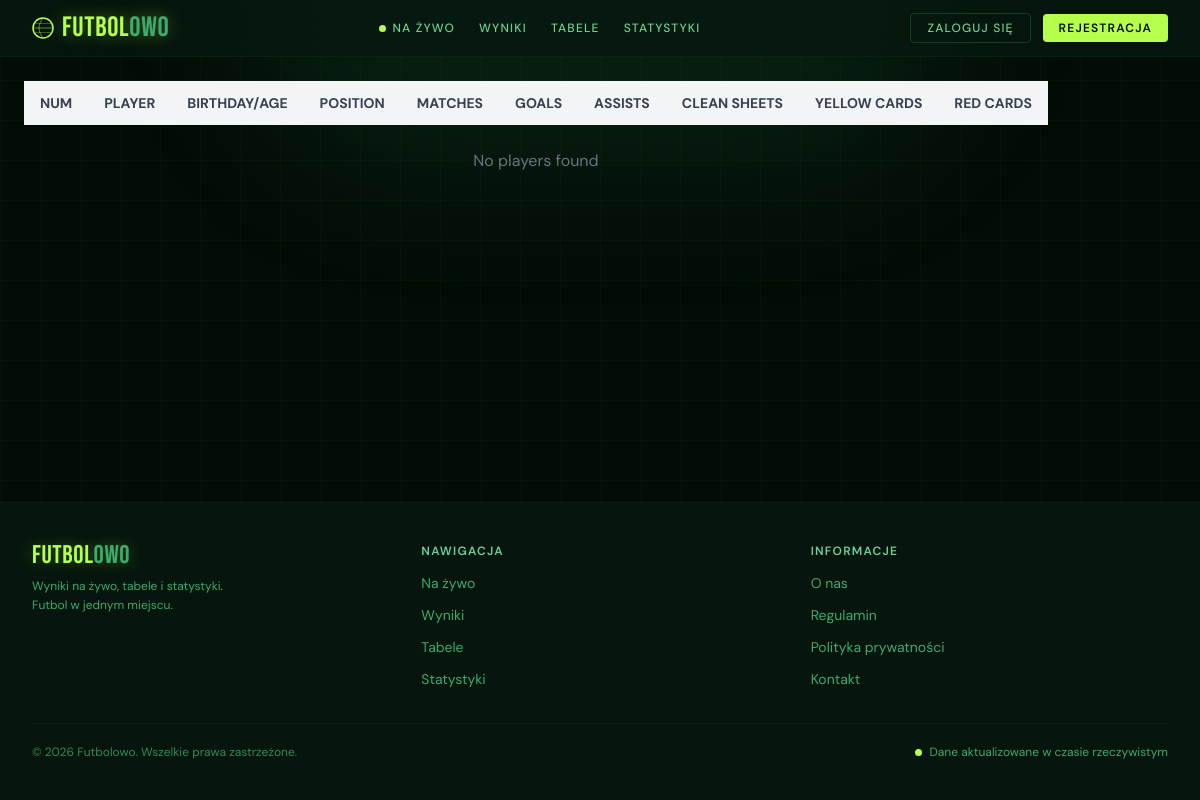
Page /players/team_stats on the earlier database version.
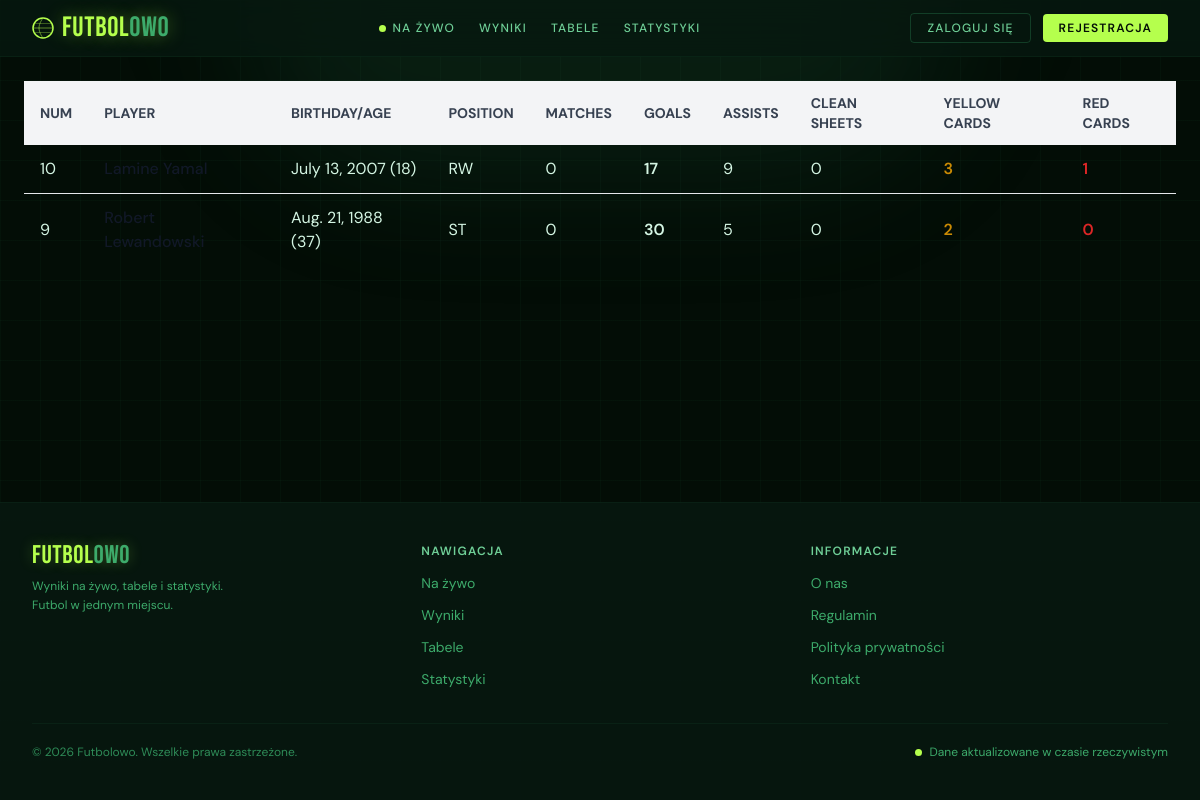
Same page on the later database version.
### apps/players/models.py (models this page shows, shortened)
class Player(models.Model):
    POSITION_CHOICES = [
        ('GK', 'Goalkeeper'),
        ('CB', 'Center Back'),
        ('LB', 'Left Back'),
        ('RB', 'Right Back'),
        ('LWB', 'Left Wing Back)'),
        ('RWB', 'Right Wing Back)'),
        ('CDM', 'Center Defensive Midfielder'),
        ('CM', 'Center Midfielder'),
        ('CAM', 'Center Attacking Midfielder'),
        ('LM', 'Left Midfielder'),
        ('RM', 'Right Midfielder'),
        ('LW', 'Left Winger'),
        ('RW', 'Right Winger'),
        ('CF', 'Center Forward'),
        ('ST', 'Striker'),
    ]
    first_name = models.CharField(max_length=255)
    last_name = models.CharField(max_length=255)
    birth_date = models.DateField()
    number = models.PositiveIntegerField(validators=[MinValueValidator(1), MaxValueValidator(99)], unique=True)
    position = models.CharField(max_length=3, choices=POSITION_CHOICES)
    goals = models.PositiveIntegerField(default=0)
    assists = models.PositiveIntegerField(default=0)
    clean_sheets = models.PositiveIntegerField(default=0)
    red_cards = models.PositiveIntegerField(default=0)
    yellow_cards = models.PositiveIntegerField(default=0)
    matches = models.PositiveIntegerField(default=0)
    @property
    def age(self):
        today = date.today()
        return (today.year - self.birth_date.year - ((today.month, today.day) < (self.birth_date.month, self.birth_date.day)))

### apps/players/views.py (the view)
# urls.py: path("/team_stats", views.team_stats, name="team_stats"),
def team_stats(request):
    players = Player.objects.all().order_by("number")
    players = sort_by_position(players)
    return render(request, 'players/team_stats.html', {
        "players": players,
    })

### apps/players/templates/players/team_stats.html (shortened to what this page needs)
{% extends 'core/base.html' %}
{% block body %}
<div class="p-6">
    <table>
        <thead>
            <tr class="bg-gray-100 text-gray-700 uppercase text-sm">
                <th class="px-4 py-3 text-left">Num</th>
                <th class="px-4 py-3 text-left">Player</th>
                <th class="px-4 py-3 text-left">Birthday/Age</th>
                <th class="px-4 py-3 text-left">Position</th>
                <th class="px-4 py-3 text-left">Matches</th>
                <th class="px-4 py-3 text-left">Goals</th>
                <th class="px-4 py-3 text-left">Assists</th>
                <th class="px-4 py-3 text-left">Clean Sheets</th>
                <th class="px-4 py-3 text-left">Yellow Cards</th>
                <th class="px-4 py-3 text-left">Red Cards</th>
            </tr>
        </thead>
        <tbody class="divide-y divide-gray-200">
            {% for player in players %}
                    <tr class="hover:bg-gray-50 transition">
                        <td class="px-4 py-3">{{ player.number }} </td>
                        <td class="px-4 py-3 font-medium text-gray-900">
                            <a href="{% url 'players:player_stats' player.pk %}">
                            </a>
                        </td>
                        <td class="px-4 py-3"> {{ player.birth_date }} ({{ player.age }}) </td>
                        <td class="px-4 py-3"> {{ player.position }} </td>
                        <td class="px-4 py-3"> {{ player.matches }} </td>
                        <td class="px-4 py-3 font-semibold"> {{ player.goals }} </td>
                        <td class="px-4 py-3"> {{ player.assists }} </td>
                        <td class="px-4 py-3"> {{ player.clean_sheets }} </td>
                        <td class="px-4 py-3 text-yellow-600 font-semibold"> {{ player.yellow_cards }} </td>
                        <td class="px-4 py-3 text-red-600 font-semibold"> {{ player.red_cards }} </td>
                    </tr>
            {% empty %}
                <tr>
                    <td colspan="10" class="text-center py-6 text-gray-500"> No players found </td>
                </tr>
            {% endfor %}
        </tbody>
    </table>
</div>
{% endblock %}

### apps/core/templates/core/base.html (shortened to what this page needs)
{% load static %}
<!DOCTYPE html>
<html lang="en">
<head>
    <script src="https://cdn.tailwindcss.com"></script>
</head>
<body class="font-body bg-forest-950 text-forest-50 min-h-screen flex flex-col">
  <div class="pointer-events-none fixed top-0 left-1/2 -translate-x-1/2 -translate-y-1/2 w-[700px] h-[340px] rounded-full bg-forest-500/20 blur-3xl z-0"></div>
  <div class="pointer-events-none fixed inset-0 z-0"
       style="background-image:linear-gradient(rgba(33,102,64,.07) 1px,transparent 1px),linear-gradient(90deg,rgba(33,102,64,.07) 1px,transparent 1px);background-size:40px 40px"></div>
  <header class="sticky top-0 z-50 bg-forest-900/80 backdrop-blur-xl border-b border-forest-700/30">
    <div class="max-w-7xl mx-auto px-4 sm:px-6 lg:px-8">
      <div class="flex items-center justify-between h-14">
        <a href="{% url 'core:index' %}" class="flex items-center gap-2 no-underline">
          <span class="font-display text-[1.75rem] tracking-wide leading-none"
                style="color:#b5ff4d;text-shadow:0 0 18px rgba(181,255,77,.4)">
            Futbol<span class="text-forest-300">owo</span>
          </span>
        </a>
        <nav class="hidden md:flex items-center gap-6">
          <a href="#"
             class="flex items-center gap-1.5 text-xs font-medium tracking-widest uppercase text-forest-200 hover:text-[#b5ff4d] transition-colors duration-200">
            <span class="inline-block w-[7px] h-[7px] rounded-full bg-[#b5ff4d] animate-pulsedot shrink-0"></span>
            Na żywo
          </a>
          <a href="#" class="text-xs font-medium tracking-widest uppercase text-forest-200 hover:text-[#b5ff4d] transition-colors duration-200">Wyniki</a>
          <a href="#" class="text-xs font-medium tracking-widest uppercase text-forest-200 hover:text-[#b5ff4d] transition-colors duration-200">Tabele</a>
          <a href="#" class="text-xs font-medium tracking-widest uppercase text-forest-200 hover:text-[#b5ff4d] transition-colors duration-200">Statystyki</a>
        </nav>
        <div class="hidden md:flex items-center gap-3">
            {% if user.is_authenticated %}
                <form action="/logout/" method="POST">
                    {% csrf_token %}
                    <button type="submit" class="px-4 py-1.5 rounded text-xs font-semibold tracking-widest uppercase bg-[#b5ff4d] text-forest-950 hover:bg-[#caff7a] hover:shadow-[0_0_16px_rgba(181,255,77,.4)] transition-all duration-200">Wyloguj się</button>
                </form>
            {% else %}
                <a href="{% url 'login' %}" class="px-4 py-1.5 rounded text-xs font-medium tracking-widest uppercase text-forest-200 border border-forest-500/50 hover:border-[#b5ff4d] hover:text-[#b5ff4d] hover:shadow-[0_0_12px_rgba(181,255,77,.2)] transition-all duration-200">
                    Zaloguj się
                </a>
                <a href="{% url 'register' %}" class="px-4 py-1.5 rounded text-xs font-semibold tracking-widest uppercase bg-[#b5ff4d] text-forest-950 hover:bg-[#caff7a] hover:shadow-[0_0_16px_rgba(181,255,77,.4)] transition-all duration-200">
                    Rejestracja
                </a>
            {% endif %}
        </div>
      </div>
    </div>
  </header>
  <main class="relative z-10 flex-1">
    {% block body %}
    {% endblock %}
  </main>
  <footer class="relative z-10 bg-forest-900/90 border-t border-forest-700/25">
    <div class="max-w-7xl mx-auto px-4 sm:px-6 lg:px-8 py-10">
      <div class="grid grid-cols-1 sm:grid-cols-3 gap-8 mb-8">
        <div>
          <p class="font-display text-[1.6rem] tracking-wide leading-none mb-2"
             style="color:#b5ff4d;text-shadow:0 0 14px rgba(181,255,77,.3)">
            Futbol<span class="text-forest-300">owo</span>
          </p>
          <p class="text-forest-300 text-xs leading-relaxed">
            Wyniki na żywo, tabele i statystyki.<br>Futbol w jednym miejscu.
          </p>
        </div>
        <div>
          <p class="text-forest-200 text-xs font-semibold uppercase tracking-widest mb-3">Nawigacja</p>
          <ul class="space-y-2">
            <li><a href="#" class="text-forest-300 hover:text-[#b5ff4d] text-sm transition-colors duration-200">Na żywo</a></li>
            <li><a href="#" class="text-forest-300 hover:text-[#b5ff4d] text-sm transition-colors duration-200">Wyniki</a></li>
            <li><a href="#" class="text-forest-300 hover:text-[#b5ff4d] text-sm transition-colors duration-200">Tabele</a></li>
            <li><a href="#" class="text-forest-300 hover:text-[#b5ff4d] text-sm transition-colors duration-200">Statystyki</a></li>
          </ul>
        </div>
        <div>
          <p class="text-forest-200 text-xs font-semibold uppercase tracking-widest mb-3">Informacje</p>
          <ul class="space-y-2">
            <li><a href="#" class="text-forest-300 hover:text-[#b5ff4d] text-sm transition-colors duration-200">O nas</a></li>
            <li><a href="#" class="text-forest-300 hover:text-[#b5ff4d] text-sm transition-colors duration-200">Regulamin</a></li>
            <li><a href="#" class="text-forest-300 hover:text-[#b5ff4d] text-sm transition-colors duration-200">Polityka prywatności</a></li>
            <li><a href="#" class="text-forest-300 hover:text-[#b5ff4d] text-sm transition-colors duration-200">Kontakt</a></li>
          </ul>
        </div>
      </div>
      <div class="border-t border-forest-700/30 pt-5 flex flex-col sm:flex-row justify-between items-center gap-3">
        <p class="text-forest-400 text-xs">© {% now "Y" %} Futbolowo. Wszelkie prawa zastrzeżone.</p>
        <div class="flex items-center gap-2">
          <span class="inline-block w-[7px] h-[7px] rounded-full bg-[#b5ff4d] animate-pulsedot shrink-0"></span>
          <span class="text-forest-300 text-xs">Dane aktualizowane w czasie rzeczywistym</span>
        </div>
      </div>
    </div>
  </footer>
</body>
</html>

Differences in the rows shown:
added Player: number "10", birth_date "July 13, 2007", age "18", position "RW", matches "0", goals "17", assists "9", clean_sheets "0", yellow_cards "3", red_cards "1"
added Player: number "9", birth_date "Aug. 21, 1988", age "37", position "ST", matches "0", goals "30", assists "5", clean_sheets "0", yellow_cards "2", red_cards "0"
Other differences:
text no longer shown: "No players found"
